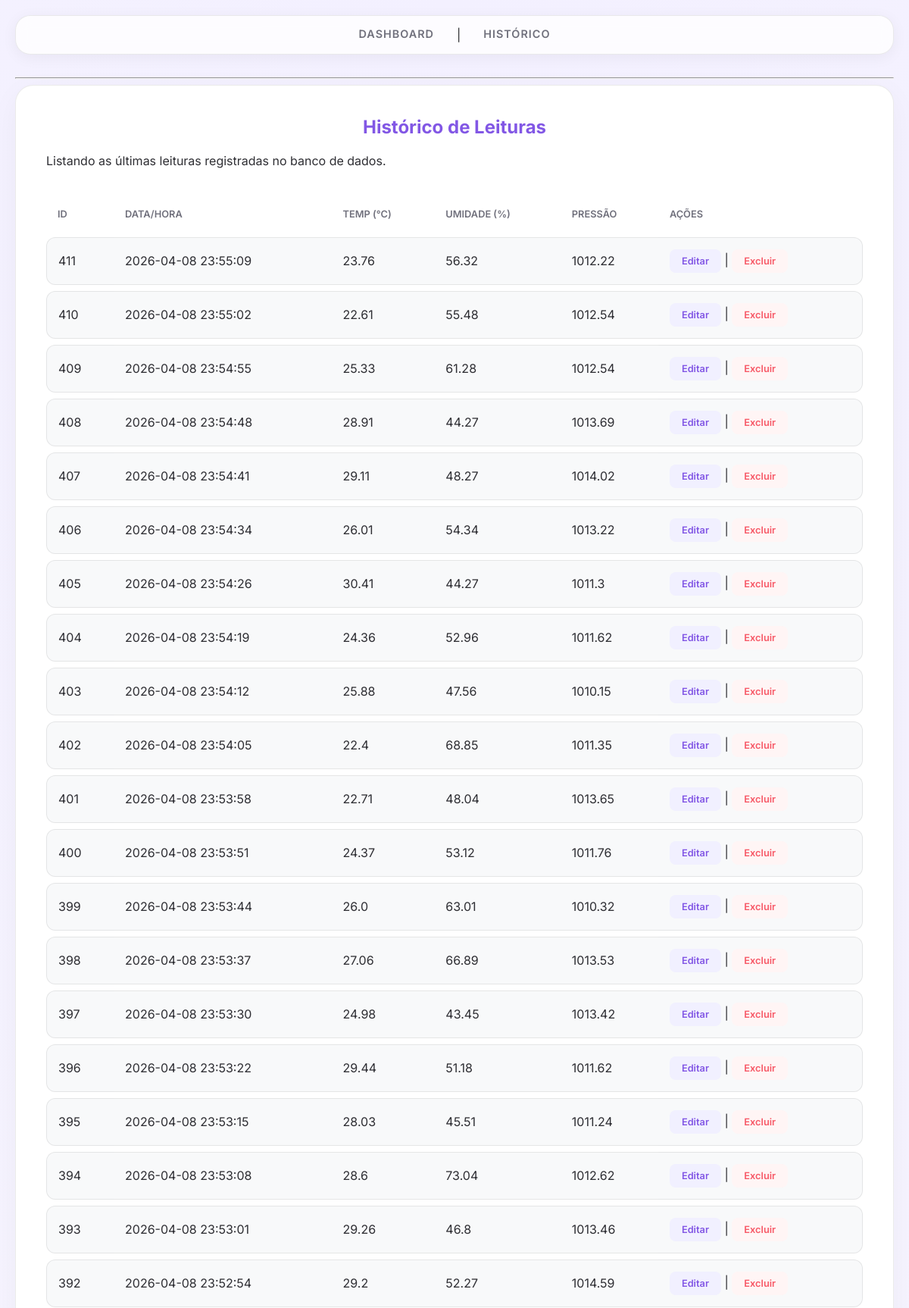
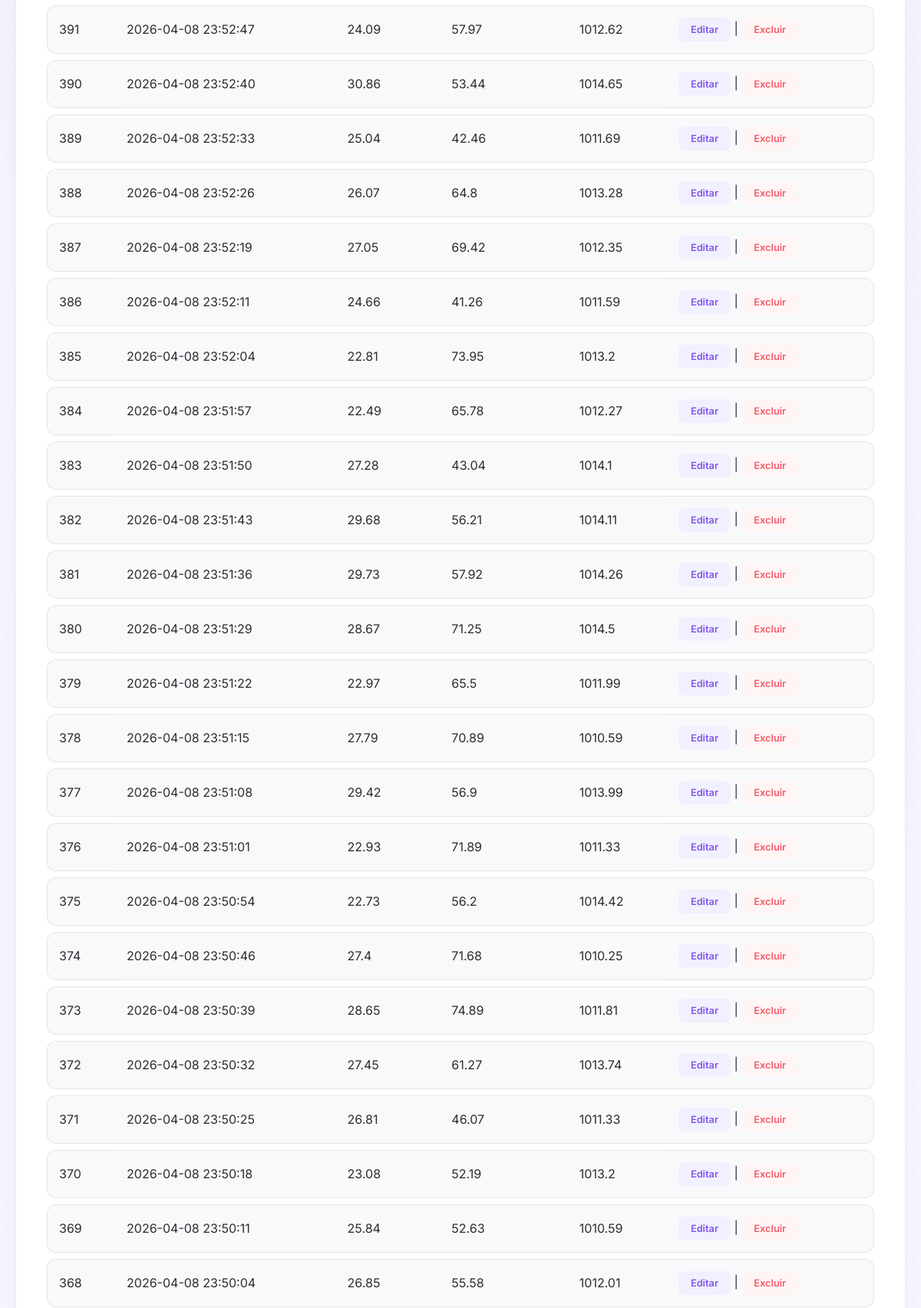
/leituras (upper part), run on the app's committed database (2 pictures, top to bottom).
### tables this page shows
CREATE TABLE leituras (
    id INTEGER PRIMARY KEY AUTOINCREMENT,
    temperatura REAL NOT NULL,
    umidade REAL NOT NULL,
    pressao REAL,
    localizacao TEXT DEFAULT 'Lab',
    timestamp DATETIME DEFAULT (datetime('now', 'localtime'))
);

### app.py (the view)
@app.route('/leituras', methods=['GET'])
def listar():
    leituras = database.listar_leituras(100)
    if request.args.get('formato') == 'json':
        return jsonify([dict(row) for row in leituras])
    return render_template('historico.html', leituras=leituras)

### database.py (called while the page is built)
def get_db_connection():
    conn = sqlite3.connect(DATABASE, timeout=10) # [cite: 130]
    conn.execute('PRAGMA journal_mode=WAL')      # [cite: 131]
    conn.execute('PRAGMA busy_timeout=5000')     # [cite: 132]
    conn.row_factory = sqlite3.Row               # [cite: 133]
    return conn

def listar_leituras(limite=50):
    conn = get_db_connection()
    leituras = conn.execute(
        'SELECT * FROM leituras ORDER BY timestamp DESC LIMIT ?',
        (limite,)
    ).fetchall()
    conn.close()
    return leituras

### templates/historico.html
{% extends 'base.html' %}
{% block content %}
<h2>Histórico de Leituras</h2>
<p>Listando as últimas leituras registradas no banco de dados.</p>
<table>
    <thead>
        <tr>
            <th>ID</th>
            <th>Data/Hora</th>
            <th>Temp (°C)</th>
            <th>Umidade (%)</th>
            <th>Pressão</th>
            <th>Ações</th>
        </tr>
    </thead>
    <tbody>
        {% for l in leituras %}
        <tr>
            <td>{{ l.id }}</td>
            <td>{{ l.timestamp }}</td>
            <td>{{ l.temperatura }}</td>
            <td>{{ l.umidade }}</td>
            <td>{{ l.pressao or '-' }}</td>
            <td>
                <a href="/leituras/{{ l.id }}" class="btn-edit">Editar</a> |
                <a href="/leituras/deletar/{{ l.id }}" class="btn-del" onclick="return confirm('Excluir esta leitura?')">Excluir</a>
            </td>
        </tr>
        {% endfor %}
    </tbody>
</table>
{% endblock %}

### templates/base.html (shortened to what this page needs)
<!DOCTYPE html>
<html lang="pt-br">
<head>
    <link rel="stylesheet" href="{{ url_for('static', filename='css/style.css') }}">
</head>
<body>
    <nav>
        <a href="/">Dashboard</a> |
        <a href="/leituras">Histórico</a>
    </nav>
    <hr>
    <main>
        {% block content %}{% endblock %}
    </main>
</body>
</html>

### static/css/style.css (style rules this page uses)
:root { --primary-purple: #8257e5; --secondary-purple: #6c5ce7; --bg-light: #fdfdfd; --card-bg: #ffffff; --text-main: #2e2e33; --text-support: #70707c; --border-soft: rgba(0, 0, 0, 0.08); }
body { font-family: 'Inter', sans-serif; background-color: var(--bg-light); color: var(--text-main); margin: 0; padding: 20px; background-image: radial-gradient(circle at 50% 0%, #f3f0ff 0%, #fdfdfd 100%); min-height: 100vh; }
nav { background: rgba(255, 255, 255, 0.8); backdrop-filter: blur(10px); padding: 15px 30px; border-radius: 20px; margin-bottom: 30px; border: 1px solid var(--border-soft); display: flex; justify-content: center; gap: 30px; position: sticky; top: 10px; z-index: 100; box-shadow: 0 4px 20px rgba(0, 0, 0, 0.05); }
nav a { color: var(--text-support); text-decoration: none; font-weight: 600; font-size: 0.9rem; transition: all 0.3s ease; text-transform: uppercase; letter-spacing: 1px; }
main { background: var(--card-bg); padding: 40px; border-radius: 24px; border: 1px solid var(--border-soft); box-shadow: 0 10px 40px rgba(0, 0, 0, 0.04); max-width: 1100px; margin: 0 auto; }
h2 { font-weight: 700; color: var(--primary-purple); margin-top: 0; text-align: center; }
table { width: 100%; border-collapse: separate; border-spacing: 0 8px; margin-top: 30px; }
th { color: var(--text-support); font-weight: 600; padding: 15px; text-align: left; font-size: 0.8rem; text-transform: uppercase; }
td { background: #f8f9fa; padding: 15px; color: var(--text-main); border-top: 1px solid var(--border-soft); border-bottom: 1px solid var(--border-soft); }
td:first-child { border-radius: 12px 0 0 12px; border-left: 1px solid var(--border-soft); }
td:last-child { border-radius: 0 12px 12px 0; border-right: 1px solid var(--border-soft); }
.btn-edit, .btn-del { padding: 8px 16px; border-radius: 8px; font-size: 0.8rem; transition: 0.3s; display: inline-block; text-decoration: none; font-weight: 600; }
.btn-edit { color: var(--primary-purple); background: #f1f0ff; }
.btn-del { color: #f75a68; background: #fff5f5; }

### data on the page
leituras: id "411", timestamp "2026-04-08 23:55:09", temperatura "23.76", umidade "56.32", pressao "1012.22"
leituras: id "410", timestamp "2026-04-08 23:55:02", temperatura "22.61", umidade "55.48", pressao "1012.54"
leituras: id "409", timestamp "2026-04-08 23:54:55", temperatura "25.33", umidade "61.28", pressao "1012.54"
leituras: id "408", timestamp "2026-04-08 23:54:48", temperatura "28.91", umidade "44.27", pressao "1013.69"
leituras: id "407", timestamp "2026-04-08 23:54:41", temperatura "29.11", umidade "48.27", pressao "1014.02"
leituras: id "406", timestamp "2026-04-08 23:54:34", temperatura "26.01", umidade "54.34", pressao "1013.22"
leituras: id "405", timestamp "2026-04-08 23:54:26", temperatura "30.41", umidade "44.27", pressao "1011.3"
leituras: id "404", timestamp "2026-04-08 23:54:19", temperatura "24.36", umidade "52.96", pressao "1011.62"
leituras: id "403", timestamp "2026-04-08 23:54:12", temperatura "25.88", umidade "47.56", pressao "1010.15"
leituras: id "402", timestamp "2026-04-08 23:54:05", temperatura "22.4", umidade "68.85", pressao "1011.35"
leituras: id "401", timestamp "2026-04-08 23:53:58", temperatura "22.71", umidade "48.04", pressao "1013.65"
leituras: id "400", timestamp "2026-04-08 23:53:51", temperatura "24.37", umidade "53.12", pressao "1011.76"
leituras: id "399", timestamp "2026-04-08 23:53:44", temperatura "26.0", umidade "63.01", pressao "1010.32"
leituras: id "398", timestamp "2026-04-08 23:53:37", temperatura "27.06", umidade "66.89", pressao "1013.53"
leituras: id "397", timestamp "2026-04-08 23:53:30", temperatura "24.98", umidade "43.45", pressao "1013.42"
leituras: id "396", timestamp "2026-04-08 23:53:22", temperatura "29.44", umidade "51.18", pressao "1011.62"
leituras: id "395", timestamp "2026-04-08 23:53:15", temperatura "28.03", umidade "45.51", pressao "1011.24"
leituras: id "394", timestamp "2026-04-08 23:53:08", temperatura "28.6", umidade "73.04", pressao "1012.62"
leituras: id "393", timestamp "2026-04-08 23:53:01", temperatura "29.26", umidade "46.8", pressao "1013.46"
leituras: id "392", timestamp "2026-04-08 23:52:54", temperatura "29.2", umidade "52.27", pressao "1014.59"
leituras: id "391", timestamp "2026-04-08 23:52:47", temperatura "24.09", umidade "57.97", pressao "1012.62"
leituras: id "390", timestamp "2026-04-08 23:52:40", temperatura "30.86", umidade "53.44", pressao "1014.65"
leituras: id "389", timestamp "2026-04-08 23:52:33", temperatura "25.04", umidade "42.46", pressao "1011.69"
leituras: id "388", timestamp "2026-04-08 23:52:26", temperatura "26.07", umidade "64.8", pressao "1013.28"
leituras: id "387", timestamp "2026-04-08 23:52:19", temperatura "27.05", umidade "69.42", pressao "1012.35"
leituras: id "386", timestamp "2026-04-08 23:52:11", temperatura "24.66", umidade "41.26", pressao "1011.59"
leituras: id "385", timestamp "2026-04-08 23:52:04", temperatura "22.81", umidade "73.95", pressao "1013.2"
leituras: id "384", timestamp "2026-04-08 23:51:57", temperatura "22.49", umidade "65.78", pressao "1012.27"
leituras: id "383", timestamp "2026-04-08 23:51:50", temperatura "27.28", umidade "43.04", pressao "1014.1"
leituras: id "382", timestamp "2026-04-08 23:51:43", temperatura "29.68", umidade "56.21", pressao "1014.11"
leituras: id "381", timestamp "2026-04-08 23:51:36", temperatura "29.73", umidade "57.92", pressao "1014.26"
leituras: id "380", timestamp "2026-04-08 23:51:29", temperatura "28.67", umidade "71.25", pressao "1014.5"
leituras: id "379", timestamp "2026-04-08 23:51:22", temperatura "22.97", umidade "65.5", pressao "1011.99"
leituras: id "378", timestamp "2026-04-08 23:51:15", temperatura "27.79", umidade "70.89", pressao "1010.59"
leituras: id "377", timestamp "2026-04-08 23:51:08", temperatura "29.42", umidade "56.9", pressao "1013.99"
leituras: id "376", timestamp "2026-04-08 23:51:01", temperatura "22.93", umidade "71.89", pressao "1011.33"
leituras: id "375", timestamp "2026-04-08 23:50:54", temperatura "22.73", umidade "56.2", pressao "1014.42"
leituras: id "374", timestamp "2026-04-08 23:50:46", temperatura "27.4", umidade "71.68", pressao "1010.25"
leituras: id "373", timestamp "2026-04-08 23:50:39", temperatura "28.65", umidade "74.89", pressao "1011.81"
leituras: id "372", timestamp "2026-04-08 23:50:32", temperatura "27.45", umidade "61.27", pressao "1013.74"
leituras: id "371", timestamp "2026-04-08 23:50:25", temperatura "26.81", umidade "46.07", pressao "1011.33"
leituras: id "370", timestamp "2026-04-08 23:50:18", temperatura "23.08", umidade "52.19", pressao "1013.2"
leituras: id "369", timestamp "2026-04-08 23:50:11", temperatura "25.84", umidade "52.63", pressao "1010.59"
leituras: id "368", timestamp "2026-04-08 23:50:04", temperatura "26.85", umidade "55.58", pressao "1012.01"
